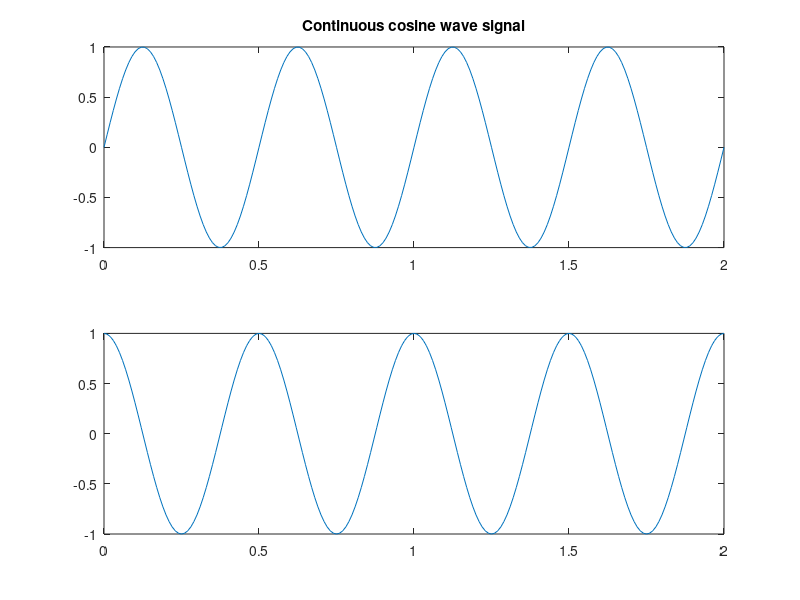

The MATLAB source for this figure:
t=0:0.01:2
f=2;
a=1;
y=a*sin(2*pi*f*t);
title('Continuous sine wave signal');
subplot(2,1,1);
plot(t,y);
x=a*cos(2*pi*f*t);
title('Continuous cosine wave signal');
subplot(2,1,2);
plot(t,x);